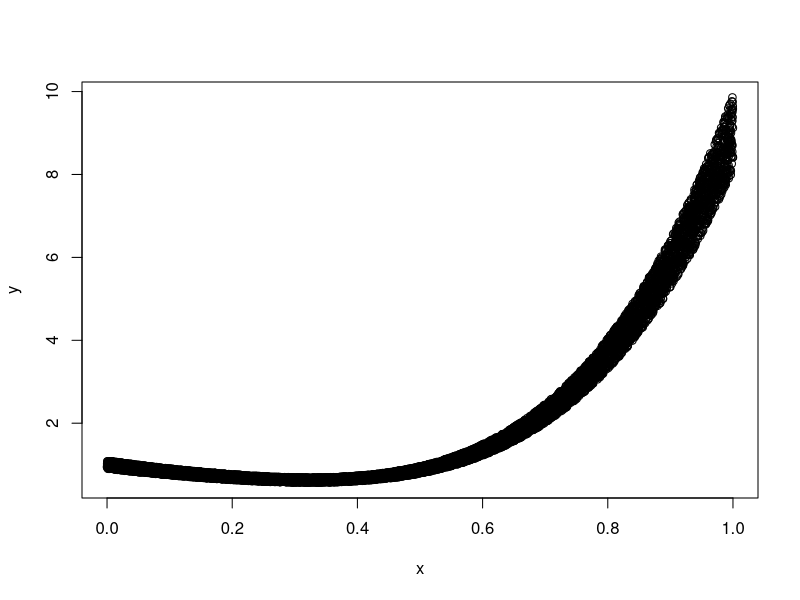

Source code (R): (Note: this script raises an error after producing the figure.)
Horner <- function(a, x){
  n <- length(a)
  res <- 0
  for(i in n:1){
    res <- res*x + a[i]
  }
  return(res)
}

MNCforPolynoms <- function(x, y, n){
  A <- matrix(0, n, n)
  b <- numeric(n)
  
  for(r in 1:n){
    for(s in 1:n){
      A[r, s] <- sum(x^(r + s - 2))
    }
    b[r] <- sum(y * x^(r - 1))
  }

  return(solve(A, b))
}

MNCforPolynomsBetter <- function(x, y, n){
  m <- length(x)
  X <- matrix(1,m, m)
  for(r in 2:m){
    X[r, ] <- X[r - 1, ] * x
  }
  A <- X %*% t(X)
  print(A)
  b <- X %*% y
  print(b)
  
  #return(solve(A, b))
}

MNCforPolynomsGemini <- function(x, y, n){
  # m = počet bodů
  m <- length(x)
  
  # Vytvoříme návrhovou matici X (Vandermonde matrix)
  # Musí mít 'm' řádků (pro každý bod) a 'n+1' sloupců (pro stupně 0, 1, ..., n)
  
  # X[i, j] = x_i^(j-1)
  # Sloupce budou reprezentovat x^0, x^1, x^2, ..., x^n
  # Nejefektivnější způsob v R je použít funkci outer()
  X <- outer(x, 0:n, "^")
  
  # Nyní sestavíme normální rovnice: (t(X) %*% X) %*% beta = t(X) %*% y
  # Kde 'beta' je hledaný vektor koeficientů [a0, a1, ..., an]
  
  # A = t(X) %*% X
  # Toto bude čtvercová matice (n+1) x (n+1)
  A <- t(X) %*% X
  
  # b = t(X) %*% y
  # Toto bude vektor délky (n+1)
  b <- t(X) %*% y
  
  # Vyřešíme soustavu A * beta = b pro neznámý vektor 'beta'
  # Funkce solve(A, b) je efektivnější než počítat inverzní matici
  beta <- solve(A, b)
  
  return(beta)
}

n <- 5

a <- c(1, -2, 3, -5, 12)
x <- seq(0, 1, 0.0001)
m <- length(x)
y <- Horner(a, x) * runif(m, 0.9, 1.1)
plot(x, y)
n <- 5

tb <- Sys.time()
coef <- MNCforPolynoms(x, y, n)
print(Sys.time() - tb)

print("starting better")
tb <- Sys.time()
coefBetter <- MNCforPolynomsBetter(x, y, n)
print(Sys.time() - tb)

lines(x, Horner(coef, x), col="red", lwd=5)
lines(x, Horner(coef, x), col="blue", lwd=5)

print(a)
print(coef)
print(coefBetter)
